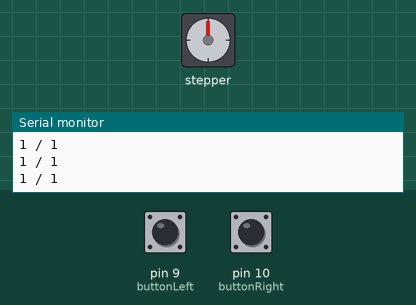
This sketch was run on a simulated Arduino Uno, built with avr-gcc and run on an emulated ATmega328P. On the bench: stepper motor, the last lines printed to the serial monitor. The test bench sets the inputs (shaded band); at power-on: pin 9 (buttonLeft) HIGH, pin 10 (buttonRight) HIGH. Stepper angles assume 200 steps per turn.

Above: at 1.2 s.
1.3 s: pin 9 (buttonLeft) pulled LOW for 1 s
At 3.4 s:
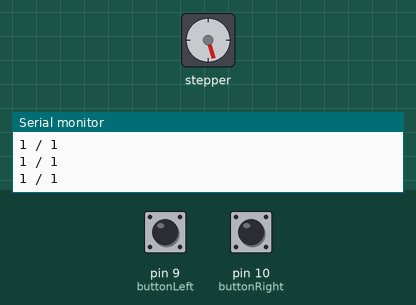
3.8 s: pin 10 (buttonRight) pulled LOW for 3.2 s
At 7.3 s:
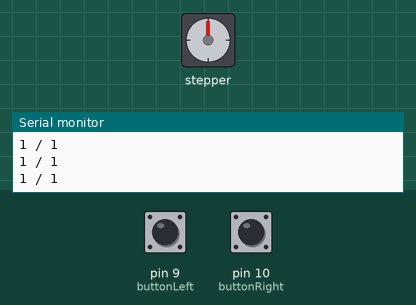
8.5 s: pin 10 (buttonRight) pulled LOW for 1 s
At 10.2 s:
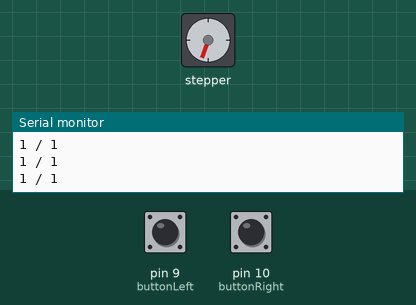
11.0 s: pin 9 (buttonLeft) pulled LOW for 3.2 s
At 11.15 s:
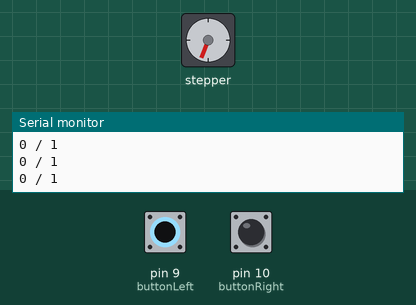
Timing chart, 0 to 15.7 s (numbered marks = the images above; inputs shaded):
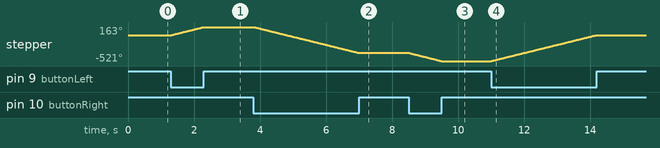

Measured:
- after the input at 1.3 s, stepper: turns 163° clockwise in 0.99 s, starting at once
- after the input at 3.8 s, stepper: turns 522° counter-clockwise in 3.2 s, starting at once
- after the input at 8.5 s, stepper: turns 162° counter-clockwise in 0.98 s, starting at once
- after the input at 11.0 s, stepper: turns 522° clockwise in 3.2 s, starting at once

The sketch:

motorControl3_shield.ino
```cpp
#include <AccelStepper.h>

//AccelStepper stepper; // Defaults to AccelStepper::FULL4WIRE (4 pins) on 2, 3, 4, 5
 AccelStepper stepper(1, 2,3);

int buttonLeft = 9;
int buttonRight = 10;

long debounce = 10;
long timestamp = 0;

void setup() {
  Serial.begin(9600);
  pinMode(buttonLeft,INPUT_PULLUP);
  pinMode(buttonRight,INPUT_PULLUP);

  stepper.setMaxSpeed(2000);
   stepper.setSpeed(50);

}

void loop() {

  if(millis() - timestamp > debounce) {
    timestamp = millis();
    int buttonL = digitalRead(buttonLeft);
    int buttonR = digitalRead(buttonRight);
    Serial.print(buttonL);
    Serial.print(" / ");
    Serial.println(buttonR);

    if(buttonL == 0) {
      stepper.setSpeed(2000);
      stepper.runSpeed();
    } else if(buttonR == 0) {
      stepper.setSpeed(-2000);
      stepper.runSpeed();
    } else stepper.stop();
  }

}
```
